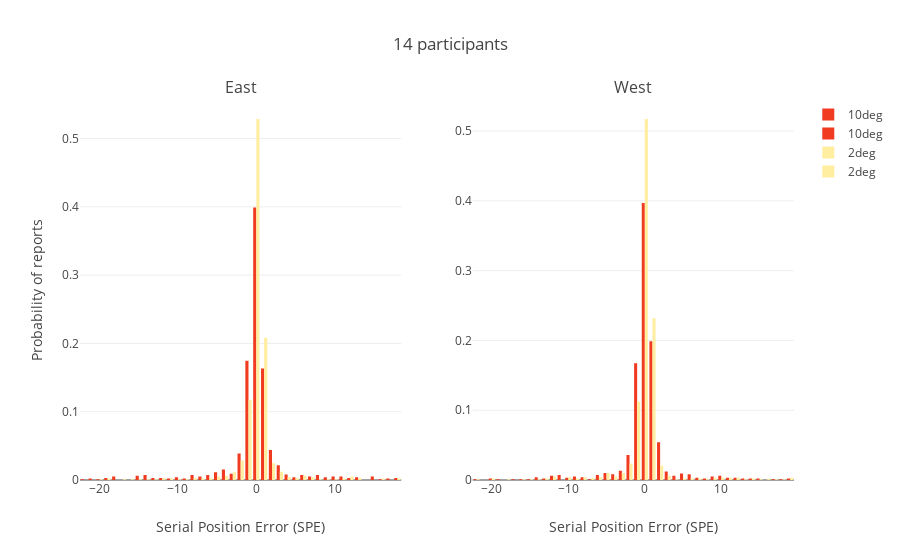

The notebook cell saved with this chart:
### Code cell
from plotly import tools

trace = [[]]*2
ecc_length = len(data['cueEccentricity1'].unique())

for i,cuePos in enumerate(data['cueSpatialPos1'].unique()):
    cuePosdata = data[data['cueSpatialPos1']==cuePos]
    temp1 = []
    for j,ecc in enumerate(cuePosdata['cueEccentricity1'].unique().sort()):
        ecc_data = cuePosdata[cuePosdata['cueEccentricity1']==ecc]
        temp1.append(go.Histogram(x = ecc_data['responsePosRelative0'].to_numpy(), 
                                  histnorm='probability',name = str(ecc) + 'deg', opacity = 1, marker = dict(color = colors[j])))
    trace[i] = temp1

if data['cueSpatialPos1'].unique()[0] == [-1.0,0.0]:
    titles = ('West','East')
else:
    titles = ('East','West')
    
fig = tools.make_subplots(rows=1, cols=2, subplot_titles = titles)
fig['layout'].update(barmode='group', title = str(int(len(data)/280))+' participants')
#fig['layout']['xaxis3'].update(title='position of reported item relative to the true item', range = [-2,2])
#fig['layout']['xaxis4'].update(title='position of reported item relative to the true item', range = [-2,2])
fig['layout']['xaxis1'].update(title='Serial Position Error (SPE)')
fig['layout']['xaxis2'].update(title='Serial Position Error (SPE)')
fig['layout']['yaxis1'].update(title='Probability of reports')
#fig['layout']['yaxis3'].update(title='Frequency')
for i in range(ecc_length):
    fig.add_trace(trace[0][ecc_length-1-i], 1, 1)
    fig.add_trace(trace[1][ecc_length-1-i], 1, 2)
    #fig.append_trace(trace[2][i], 2, 1)
    #fig.append_trace(trace[3][i], 2, 2)
iplot(fig, filename='SPE_distributions_East_West')

### Figure 1 — Plotly figure (JSON) as saved in the notebook; plotly's stock layout.template omitted (floating-point values rounded to 4 significant figures; data arrays with more than 128 entries replaced by an {"elided": "..."} marker saying what was removed)
{"data": [{"histnorm": "probability", "marker": {"color": "rgb(240,59,32)"}, "name": "10deg", "opacity": 1, "type": "histogram", "uid": "2536090b-9941-4d4d-ba9c-b14e5e976f84", "x": {"elided": "980 int values"}, "xaxis": "x", "yaxis": "y"}, {"histnorm": "probability", "marker": {"color": "rgb(240,59,32)"}, "name": "10deg", "opacity": 1, "type": "histogram", "uid": "e92251b7-5b7b-4246-999b-02ea408e43cd", "x": {"elided": "980 int values"}, "xaxis": "x2", "yaxis": "y2"}, {"histnorm": "probability", "marker": {"color": "rgb(255,237,160)"}, "name": "2deg", "opacity": 1, "type": "histogram", "uid": "9168084f-98d0-4a9b-8c13-62ba14a18322", "x": {"elided": "980 int values"}, "xaxis": "x", "yaxis": "y"}, {"histnorm": "probability", "marker": {"color": "rgb(255,237,160)"}, "name": "2deg", "opacity": 1, "type": "histogram", "uid": "2d9c0db4-e695-47b8-bc9b-54158fe09fba", "x": {"elided": "980 int values"}, "xaxis": "x2", "yaxis": "y2"}], "layout": {"annotations": [{"font": {"size": 16}, "showarrow": false, "text": "East", "x": 0.225, "xanchor": "center", "xref": "paper", "y": 1, "yanchor": "bottom", "yref": "paper"}, {"font": {"size": 16}, "showarrow": false, "text": "West", "x": 0.775, "xanchor": "center", "xref": "paper", "y": 1, "yanchor": "bottom", "yref": "paper"}], "barmode": "group", "title": {"text": "14 participants"}, "xaxis": {"anchor": "y", "domain": [0, 0.45], "title": {"text": "Serial Position Error (SPE)"}}, "xaxis2": {"anchor": "y2", "domain": [0.55, 1], "title": {"text": "Serial Position Error (SPE)"}}, "yaxis": {"anchor": "x", "domain": [0, 1], "title": {"text": "Probability of reports"}}, "yaxis2": {"anchor": "x2", "domain": [0, 1]}}}
